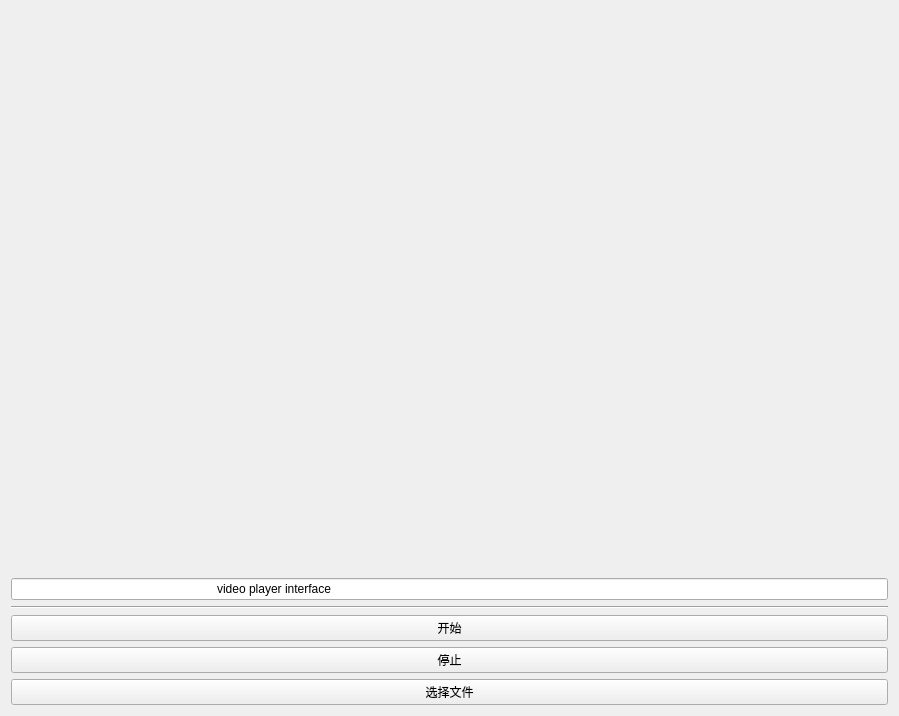
<?xml version="1.0" encoding="UTF-8"?>
<ui version="4.0">
 <class>Form</class>
 <widget class="QWidget" name="Form">
  <property name="geometry">
   <rect>
    <x>0</x>
    <y>0</y>
    <width>899</width>
    <height>716</height>
   </rect>
  </property>
  <property name="windowTitle">
   <string>Form</string>
  </property>
  <layout class="QVBoxLayout" name="verticalLayout">
   <item>
    <widget class="QLabel" name="label_video">
     <property name="sizePolicy">
      <sizepolicy hsizetype="Expanding" vsizetype="Expanding">
       <horstretch>0</horstretch>
       <verstretch>0</verstretch>
      </sizepolicy>
     </property>
     <property name="text">
      <string/>
     </property>
    </widget>
   </item>
   <item>
    <widget class="QLineEdit" name="lineEdit">
     <property name="text">
      <string>                                                             video player interface</string>
     </property>
    </widget>
   </item>
   <item>
    <widget class="Line" name="line">
     <property name="orientation">
      <enum>Qt::Horizontal</enum>
     </property>
    </widget>
   </item>
   <item>
    <widget class="QPushButton" name="pushButton_start">
     <property name="text">
      <string>开始</string>
     </property>
    </widget>
   </item>
   <item>
    <widget class="QPushButton" name="pushButton_stop">
     <property name="text">
      <string>停止</string>
     </property>
    </widget>
   </item>
   <item>
    <widget class="QPushButton" name="pushButton_select">
     <property name="text">
      <string>选择文件</string>
     </property>
    </widget>
   </item>
  </layout>
 </widget>
 <resources/>
 <connections/>
</ui>
